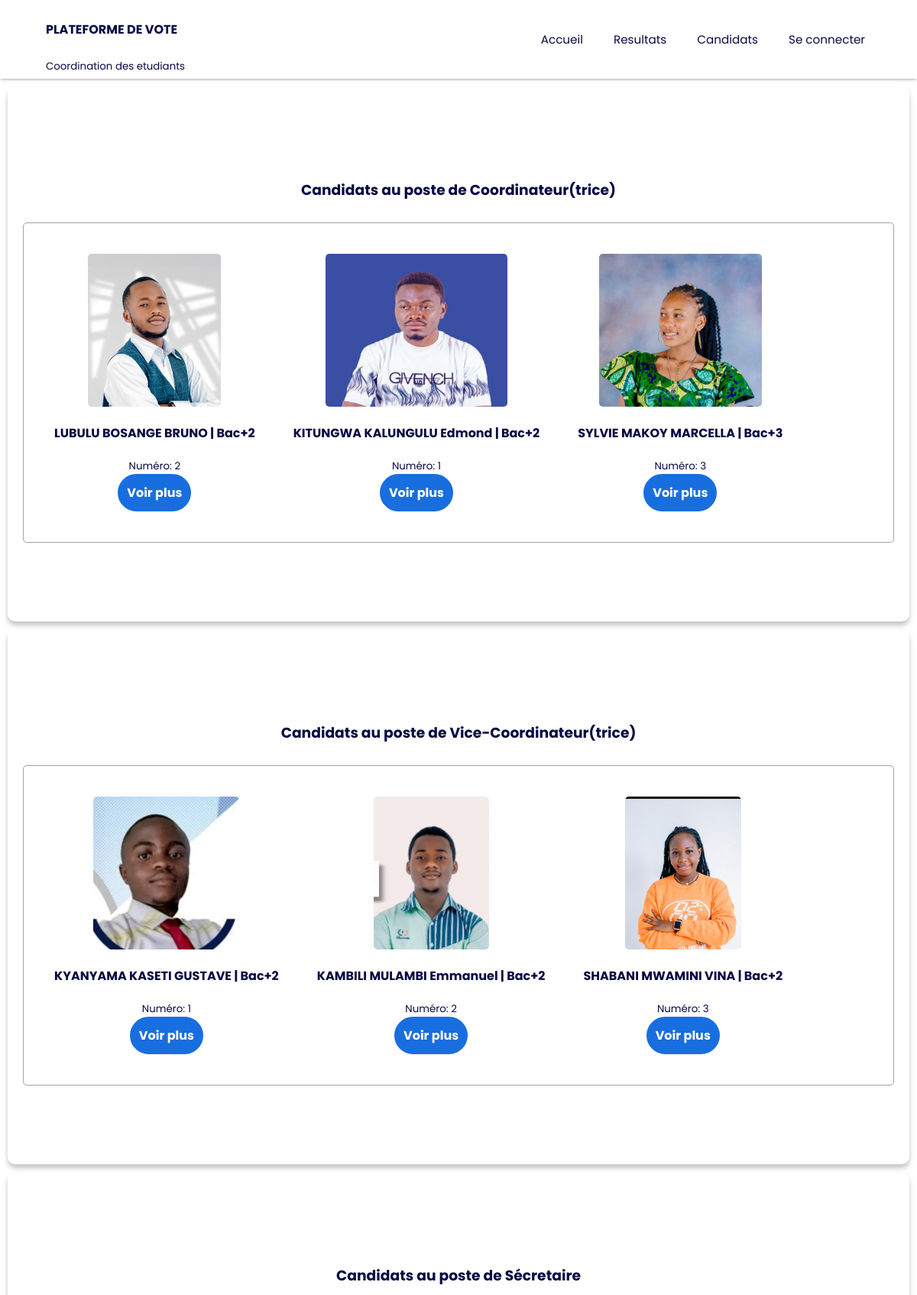
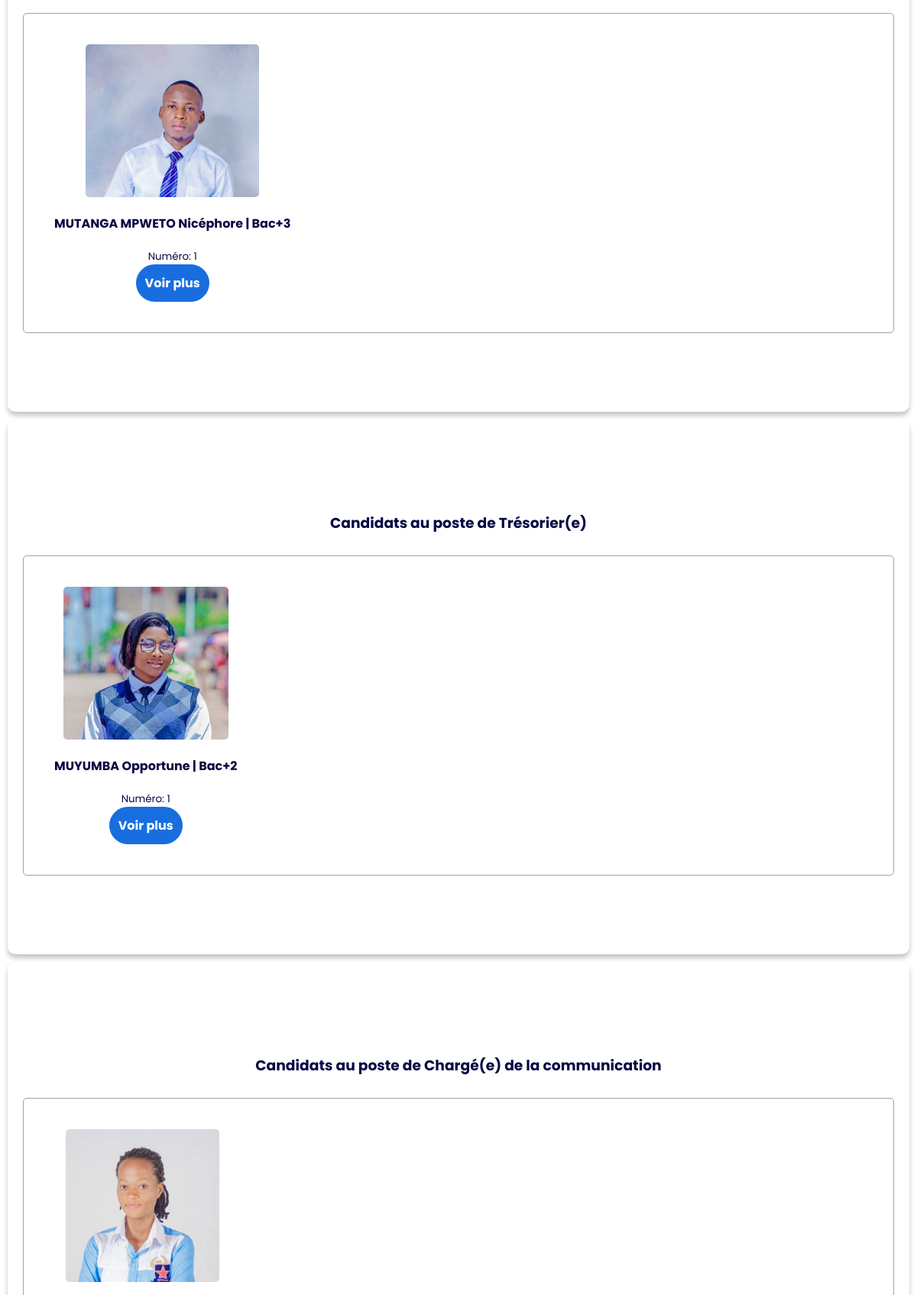
The app's page /cands/ (upper part) with its own data (2 pictures, top to bottom).
### Appli_vote/models.py (models this page shows)
class Candidat(models.Model):
    mat=models.CharField(max_length=255, verbose_name="Matricule",default=uuid4)
    name = models.CharField(max_length=255, verbose_name="Nom",blank=False)
    fac=models.CharField(max_length=255, choices=[
        ("Sciences Informatiques","informatique"),
        ("Sciences Biomédicales","medecine"),
        ("Sciences Juridiques","droit"),
        ("Sciences Sociales","social"),
        ("Sciences Economiques","economie"),
        ("Sciences Agronomiques","agronomie"),
        ("Ecole de Santé Publique","sante"),
        ("Sciences Psychologiques","psycho"),
        ("Sciences de l'Information et de la Communication","sic"),
    ], verbose_name="Faculté" )
    prom=models.CharField(choices=[
        ("G1","g1"),
        ("G2","g2"),
        ("G3","g3"),
        ("L1","l1"),
        ("L2","l2"),
        ("Bac+1","bac1"),
        ("Bac+2","bac2"),
        ("Bac+3","bac3"),
    ], max_length=255)
    description=models.TextField(blank=True, null=True, default='Aucune description')
    thumbnail = models.ImageField(default='')
    num_candidat=models.IntegerField()
    poste=models.CharField(max_length=255,choices=[
        ("coordo","Coordonnateur des Etudiants"),
        ("vice-cordo","Vice-Coordonnateur des Etudiants"),
        ("sec","Sécretaire de la Coordination"),
        ("tresorier","Trésorier de la Coordination"),
        ("cc","Chargé de Communication de la Coordination")
    ])
    election = models.ForeignKey(Election, on_delete=models.CASCADE, null=True)

### Appli_vote/views.py (the view)
# urls.py: path('cands/', CandidatesLast.as_view(), name="cands_last"),
class CandidatesLast(ListView):
    model = Candidat
    context_object_name = "candidats"
    template_name = "Appli_vote/candidat_list.html"
    def get_context_data(self, **kwargs):
        last_election = Election.objects.first()
        context = super().get_context_data(**kwargs)
        context['coords']=Candidat.objects.filter(election=last_election, poste='coordo')
        context['vcords']=Candidat.objects.filter(election=last_election, poste='vice-cordo')
        context['tresoriers']=Candidat.objects.filter(election=last_election, poste='tresorier')
        context['secretaires']=Candidat.objects.filter(election=last_election, poste='sec')
        context['cc']=Candidat.objects.filter(election=last_election, poste='cc')
        context['no_vote'] = True
        if last_election:
            time_begin = last_election.begin
            time_end = last_election.end
            now = timezone.now()
            if now < time_begin:
                context['status'] = 'before'
            elif time_begin <= now <= time_end:
                context['status'] = 'in_'
            else:
                context['status'] = 'after'
        else:
            context['status'] = 'not'
        return context

### Appli_vote/templates/Appli_vote/candidat_list.html (shortened to what this page needs)
    {% extends "base.html" %}
    {% load static %}
    {% block content %}
    <div class="cntr d-col w-100">
        <div class="cntr d-col w-100 gp-10p">
            <div class="cntr shdw rds-10p pd-10p gp-10p w-100 d-col h-700p">
                <h3>Candidats au poste de Coordinateur(trice)</h3>
                <div class="d-flex bdr rds-5p pd-10p gp-10p scroll-x w-100">
                    {% for candidat in coords  %}
                        <div class="cntr d-col h-100 pd-10p">
                            {% if candidat.thumbnail %}
                            <img src="{{ candidat.thumbnail.url }}" alt="" class="img-candidate">
                            {% endif %}
                            <h4>{{candidat.name}} | {{candidat.prom}}</h4>
                            <small>Numéro: {{ candidat.num_candidat }}</small>
                            <a href="{% url 'Appli_vote:detail' pk=candidat.pk %}" class="btn">Voir plus</a>
                        </div>
                    {% endfor %}
                </div>
            </div>
            <div class="cntr shdw rds-10p pd-10p gp-10p w-100 d-col h-700p">
                <h3>Candidats au poste de Vice-Coordinateur(trice)</h3>
                <div class="d-flex bdr rds-5p pd-10p gp-10p scroll-x w-100">
                    {% for candidat in vcords  %}
                        <div class="cntr d-col h-100 pd-10p">
                            {% if candidat.thumbnail %}
                            <img src="{{ candidat.thumbnail.url }}" alt="" class="img-candidate">
                            {% endif %}                            <h4>{{candidat.name}} | {{candidat.prom}}</h4>
                            <small>Numéro: {{ candidat.num_candidat }}</small>
                            <a href="{% url 'Appli_vote:detail' pk=candidat.pk %}" class="btn">Voir plus</a>
                        </div>
                    {% endfor %}
                </div>
            </div>
            <div class="cntr shdw rds-10p pd-10p gp-10p w-100 d-col h-700p">
                <h3>Candidats au poste de Sécretaire</h3>
                <div class="d-flex bdr rds-5p pd-10p gp-10p scroll-x w-100">
                    {% for candidat in secretaires  %}
                        <div class="cntr d-col h-100 pd-10p">
                            {% if candidat.thumbnail %}
                            <img src="{{ candidat.thumbnail.url }}" alt="" class="img-candidate">
                            {% endif %}                            <h4>{{candidat.name}} | {{candidat.prom}}</h4>
                            <small>Numéro: {{ candidat.num_candidat }}</small>
                            <a href="{% url 'Appli_vote:detail' pk=candidat.pk %}" class="btn">Voir plus</a>
                        </div>
                    {% endfor %}
                </div>
            </div>
            <div class="cntr shdw rds-10p pd-10p gp-10p w-100 d-col h-700p">
                <h3>Candidats au poste de Trésorier(e)</h3>
                <div class="d-flex bdr rds-5p pd-10p gp-10p scroll-x w-100">
                    {% for candidat in tresoriers  %}
                        <div class="cntr d-col h-100 pd-10p">
                            {% if candidat.thumbnail %}
                            <img src="{{ candidat.thumbnail.url }}" alt="" class="img-candidate">
                            {% endif %}
                            <h4>{{candidat.name}} | {{candidat.prom}}</h4>
                            <small>Numéro: {{ candidat.num_candidat }}</small>
                            <a href="{% url 'Appli_vote:detail' pk=candidat.pk %}" class="btn">Voir plus</a>
                        </div>
                    {% endfor %}
                </div>
            </div>
            <div class="cntr shdw rds-10p pd-10p gp-10p w-100 d-col h-700p">
                <h3>Candidats au poste de Chargé(e) de la communication</h3>
                <div class="d-flex bdr rds-5p pd-10p gp-10p scroll-x w-100">
                    {% for candidat in cc  %}
                        <div class="cntr d-col h-100 pd-10p">
                            {% if candidat.thumbnail %}
                            <img src="{{ candidat.thumbnail.url }}" alt="" class="img-candidate">
                            {% endif %}
                        </div>
                    {% endfor %}
                </div>
            </div>
        </div>
        </div>
    {% endblock %}

### templates/base.html (shortened to what this page needs)
<!DOCTYPE html>
{% load static %}
<html lang="en">
  <head>
    <link rel="stylesheet" type="text/css" target="_blank" href="{% static 'css/style.css' %}" />
  </head>
  <body>
    <nav>
      <div class="logo">
        <div class="">
            <h4>PLATEFORME DE VOTE</h3>
            <small>Coordination des etudiants</small>
        </div>
      </div>
      <ul>
        <li><a href="{% url 'Appli_vote:accueil' %}">Accueil</a></li>
        <li><a href="{% url 'Appli_vote:resultat' 0 %}">Resultats</a></li>
        <li><a href="{% url 'Appli_vote:cands_last' %}">Candidats</a></li>
        {% if request.user.is_authenticated %}
          <li><a href="{% url 'admin:index' %}">Admin</a></li>
        {% else %}
          <li><a href="{% url 'admin:index' %}">Se connecter</a></li>
        {% endif %}
      </ul>
    </nav>
    <div class="content">
        {% block content %}
        {% endblock %}
    </div>
  </body>
</html>

### Appli_vote/static/css/style.css (style rules this page uses)
* { box-sizing: border-box; -webkit-font-smoothing: antialiased; -moz-osx-font-smoothing: grayscale; }
body { padding: 0; margin: 0; font-family: "Poppins", sans-serif; color: rgb(8, 8, 68); }
nav { padding: 5px 5%; display: flex; justify-content: space-between; align-items: center; box-shadow: rgba(50, 50, 93, 0.25) 0px 2px 5px -1px, rgba(0, 0, 0, 0.3) 0px 1px 3px -1px; z-index: 1; }
nav .logo { display: flex; align-items: center; }
nav ul { list-style: none; display: flex; }
nav ul li { margin-left: 1.5rem; }
nav ul li a { text-decoration: none; color: rgb(8, 8, 68); font-size: 95%; font-weight: 400; padding: 4px 8px; border-radius: 5px; }
.cntr { display: flex; justify-content: center; align-items: center; }
.pd-10p { padding: 20px; }
.rds-5p { border-radius: 5px; }
.rds-10p { border-radius: 10px; }
.h-100 { height: 100%; }
.h-700p { height: 700px; }
.w-100 { width: 100%; }
.d-col { flex-direction: column; }
.d-flex { display: flex; }
.scroll-x { overflow-x: auto; }
.shdw { box-shadow: rgba(0, 0, 0, 0.23) 0px 5px 6px; }
.bdr { border: solid 1px rgba(114, 100, 100, 0.61); }
.btn { background-color: rgb(25, 110, 223); border-radius: 30px; padding: 10px; border: solid 2px rgb(25, 110, 223); color: white; }
a { text-decoration: none; color: white; font-weight: bold; }
.gp-10p { gap: 10px; }
.content { padding: 10px; }
.img-candidate { width: auto; height: 200px; }
img { border-radius: 5px; }

### records on screen
Candidat: thumbnail (picture), name "LUBULU BOSANGE BRUNO", prom "Bac+2", num_candidat "2"
Candidat: thumbnail (picture), name "KITUNGWA KALUNGULU Edmond", prom "Bac+2", num_candidat "1"
Candidat: thumbnail (picture), name "SYLVIE MAKOY MARCELLA", prom "Bac+3", num_candidat "3"
Candidat: thumbnail (picture), name "KYANYAMA KASETI GUSTAVE", prom "Bac+2", num_candidat "1"
Candidat: thumbnail (picture), name "KAMBILI MULAMBI Emmanuel", prom "Bac+2", num_candidat "2"
Candidat: thumbnail (picture), name "SHABANI MWAMINI VINA", prom "Bac+2", num_candidat "3"
Candidat: thumbnail (picture), name "MUTANGA MPWETO Nicéphore", prom "Bac+3", num_candidat "1"
Candidat: thumbnail (picture), name "MUYUMBA Opportune", prom "Bac+2", num_candidat "1"
Candidat: thumbnail (picture)
